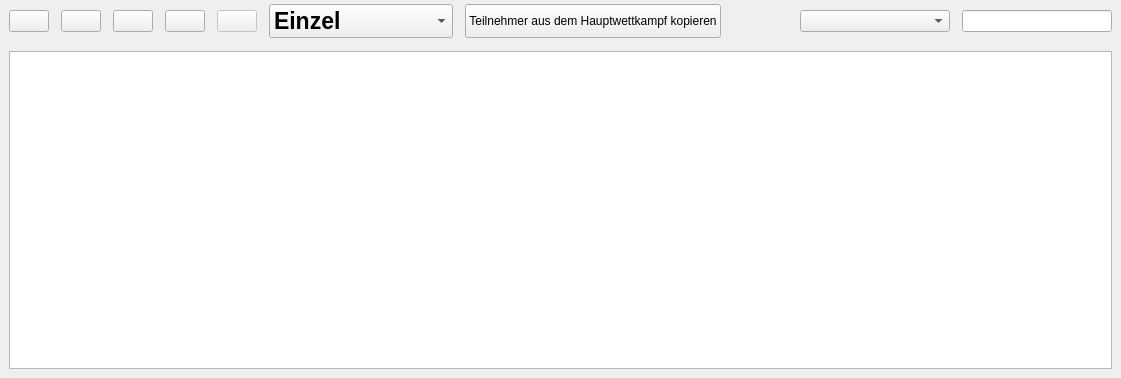
<?xml version="1.0" encoding="UTF-8"?>
<ui version="4.0">
 <class>ParticipantsWidget</class>
 <widget class="QWidget" name="ParticipantsWidget">
  <property name="geometry">
   <rect>
    <x>0</x>
    <y>0</y>
    <width>1121</width>
    <height>378</height>
   </rect>
  </property>
  <property name="windowTitle">
   <string>Form</string>
  </property>
  <property name="windowIcon">
   <iconset resource="../resources/TurnFix.qrc">
    <normaloff>:/appicons/icon.png</normaloff>:/appicons/icon.png</iconset>
  </property>
  <layout class="QGridLayout" name="gridLayout">
   <property name="leftMargin">
    <number>0</number>
   </property>
   <property name="topMargin">
    <number>0</number>
   </property>
   <property name="rightMargin">
    <number>0</number>
   </property>
   <property name="bottomMargin">
    <number>0</number>
   </property>
   <property name="spacing">
    <number>0</number>
   </property>
   <item row="0" column="0">
    <widget class="QWidget" name="toolBar" native="true">
     <layout class="QHBoxLayout" name="horizontalLayout">
      <property name="spacing">
       <number>12</number>
      </property>
      <property name="topMargin">
       <number>4</number>
      </property>
      <property name="bottomMargin">
       <number>4</number>
      </property>
      <item>
       <widget class="QPushButton" name="but_addTN">
        <property name="sizePolicy">
         <sizepolicy hsizetype="Fixed" vsizetype="Fixed">
          <horstretch>0</horstretch>
          <verstretch>0</verstretch>
         </sizepolicy>
        </property>
        <property name="toolTip">
         <string>Strg++</string>
        </property>
        <property name="text">
         <string/>
        </property>
        <property name="icon">
         <iconset resource="../resources/TurnFix.qrc">
          <normaloff>:/appicons/user_add.png</normaloff>:/appicons/user_add.png</iconset>
        </property>
        <property name="iconSize">
         <size>
          <width>24</width>
          <height>24</height>
         </size>
        </property>
        <property name="shortcut">
         <string>Ctrl++</string>
        </property>
       </widget>
      </item>
      <item>
       <widget class="QPushButton" name="but_addCL">
        <property name="sizePolicy">
         <sizepolicy hsizetype="Fixed" vsizetype="Fixed">
          <horstretch>0</horstretch>
          <verstretch>0</verstretch>
         </sizepolicy>
        </property>
        <property name="text">
         <string/>
        </property>
        <property name="icon">
         <iconset resource="../resources/TurnFix.qrc">
          <normaloff>:/appicons/group_add.png</normaloff>:/appicons/group_add.png</iconset>
        </property>
        <property name="iconSize">
         <size>
          <width>24</width>
          <height>24</height>
         </size>
        </property>
       </widget>
      </item>
      <item>
       <widget class="QPushButton" name="but_editTN">
        <property name="sizePolicy">
         <sizepolicy hsizetype="Fixed" vsizetype="Fixed">
          <horstretch>0</horstretch>
          <verstretch>0</verstretch>
         </sizepolicy>
        </property>
        <property name="toolTip">
         <string>Strg+E</string>
        </property>
        <property name="text">
         <string/>
        </property>
        <property name="icon">
         <iconset resource="../resources/TurnFix.qrc">
          <normaloff>:/appicons/edit.png</normaloff>:/appicons/edit.png</iconset>
        </property>
        <property name="iconSize">
         <size>
          <width>24</width>
          <height>24</height>
         </size>
        </property>
        <property name="shortcut">
         <string>Ctrl+E</string>
        </property>
       </widget>
      </item>
      <item>
       <widget class="QPushButton" name="but_delTN">
        <property name="enabled">
         <bool>true</bool>
        </property>
        <property name="sizePolicy">
         <sizepolicy hsizetype="Fixed" vsizetype="Fixed">
          <horstretch>0</horstretch>
          <verstretch>0</verstretch>
         </sizepolicy>
        </property>
        <property name="toolTip">
         <string>Strg+-</string>
        </property>
        <property name="text">
         <string/>
        </property>
        <property name="icon">
         <iconset resource="../resources/TurnFix.qrc">
          <normaloff>:/appicons/minus.png</normaloff>:/appicons/minus.png</iconset>
        </property>
        <property name="iconSize">
         <size>
          <width>24</width>
          <height>24</height>
         </size>
        </property>
        <property name="shortcut">
         <string>Ctrl+-</string>
        </property>
       </widget>
      </item>
      <item>
       <widget class="QPushButton" name="but_timeTN">
        <property name="enabled">
         <bool>false</bool>
        </property>
        <property name="sizePolicy">
         <sizepolicy hsizetype="Fixed" vsizetype="Fixed">
          <horstretch>0</horstretch>
          <verstretch>0</verstretch>
         </sizepolicy>
        </property>
        <property name="text">
         <string/>
        </property>
        <property name="icon">
         <iconset resource="../resources/TurnFix.qrc">
          <normaloff>:/appicons/clock_red.png</normaloff>:/appicons/clock_red.png</iconset>
        </property>
        <property name="iconSize">
         <size>
          <width>24</width>
          <height>24</height>
         </size>
        </property>
        <property name="shortcut">
         <string>Ctrl+Alt+4</string>
        </property>
       </widget>
      </item>
      <item>
       <widget class="QComboBox" name="cmb_typ">
        <property name="sizePolicy">
         <sizepolicy hsizetype="Fixed" vsizetype="Fixed">
          <horstretch>0</horstretch>
          <verstretch>0</verstretch>
         </sizepolicy>
        </property>
        <property name="font">
         <font>
          <pointsize>17</pointsize>
          <weight>75</weight>
          <bold>true</bold>
         </font>
        </property>
        <item>
         <property name="text">
          <string>Einzel</string>
         </property>
        </item>
        <item>
         <property name="text">
          <string>Mannschaften</string>
         </property>
        </item>
        <item>
         <property name="text">
          <string>Gruppen</string>
         </property>
        </item>
       </widget>
      </item>
      <item>
       <widget class="QPushButton" name="but_copyTN">
        <property name="sizePolicy">
         <sizepolicy hsizetype="Minimum" vsizetype="Preferred">
          <horstretch>0</horstretch>
          <verstretch>0</verstretch>
         </sizepolicy>
        </property>
        <property name="text">
         <string>Teilnehmer aus dem Hauptwettkampf kopieren</string>
        </property>
       </widget>
      </item>
      <item>
       <spacer name="horizontalSpacer">
        <property name="orientation">
         <enum>Qt::Horizontal</enum>
        </property>
        <property name="sizeHint" stdset="0">
         <size>
          <width>40</width>
          <height>20</height>
         </size>
        </property>
       </spacer>
      </item>
      <item>
       <widget class="QComboBox" name="cmb_filterTN">
        <property name="sizePolicy">
         <sizepolicy hsizetype="Fixed" vsizetype="Fixed">
          <horstretch>0</horstretch>
          <verstretch>0</verstretch>
         </sizepolicy>
        </property>
        <property name="minimumSize">
         <size>
          <width>150</width>
          <height>0</height>
         </size>
        </property>
        <property name="maximumSize">
         <size>
          <width>150</width>
          <height>16777215</height>
         </size>
        </property>
       </widget>
      </item>
      <item>
       <widget class="QLineEdit" name="txt_filterTN">
        <property name="sizePolicy">
         <sizepolicy hsizetype="Fixed" vsizetype="Fixed">
          <horstretch>0</horstretch>
          <verstretch>0</verstretch>
         </sizepolicy>
        </property>
        <property name="minimumSize">
         <size>
          <width>150</width>
          <height>0</height>
         </size>
        </property>
        <property name="maximumSize">
         <size>
          <width>150</width>
          <height>16777215</height>
         </size>
        </property>
       </widget>
      </item>
     </layout>
    </widget>
   </item>
   <item row="1" column="0">
    <widget class="QWidget" name="widget" native="true">
     <layout class="QVBoxLayout" name="verticalLayout">
      <item>
       <widget class="QTableView" name="participantsTable">
        <property name="alternatingRowColors">
         <bool>true</bool>
        </property>
        <property name="selectionMode">
         <enum>QAbstractItemView::SingleSelection</enum>
        </property>
        <property name="selectionBehavior">
         <enum>QAbstractItemView::SelectRows</enum>
        </property>
        <property name="sortingEnabled">
         <bool>true</bool>
        </property>
        <attribute name="horizontalHeaderHighlightSections">
         <bool>false</bool>
        </attribute>
        <attribute name="verticalHeaderVisible">
         <bool>false</bool>
        </attribute>
        <attribute name="verticalHeaderDefaultSectionSize">
         <number>26</number>
        </attribute>
        <attribute name="verticalHeaderHighlightSections">
         <bool>false</bool>
        </attribute>
       </widget>
      </item>
     </layout>
    </widget>
   </item>
  </layout>
 </widget>
 <resources>
  <include location="../resources/TurnFix.qrc"/>
 </resources>
 <connections/>
</ui>
